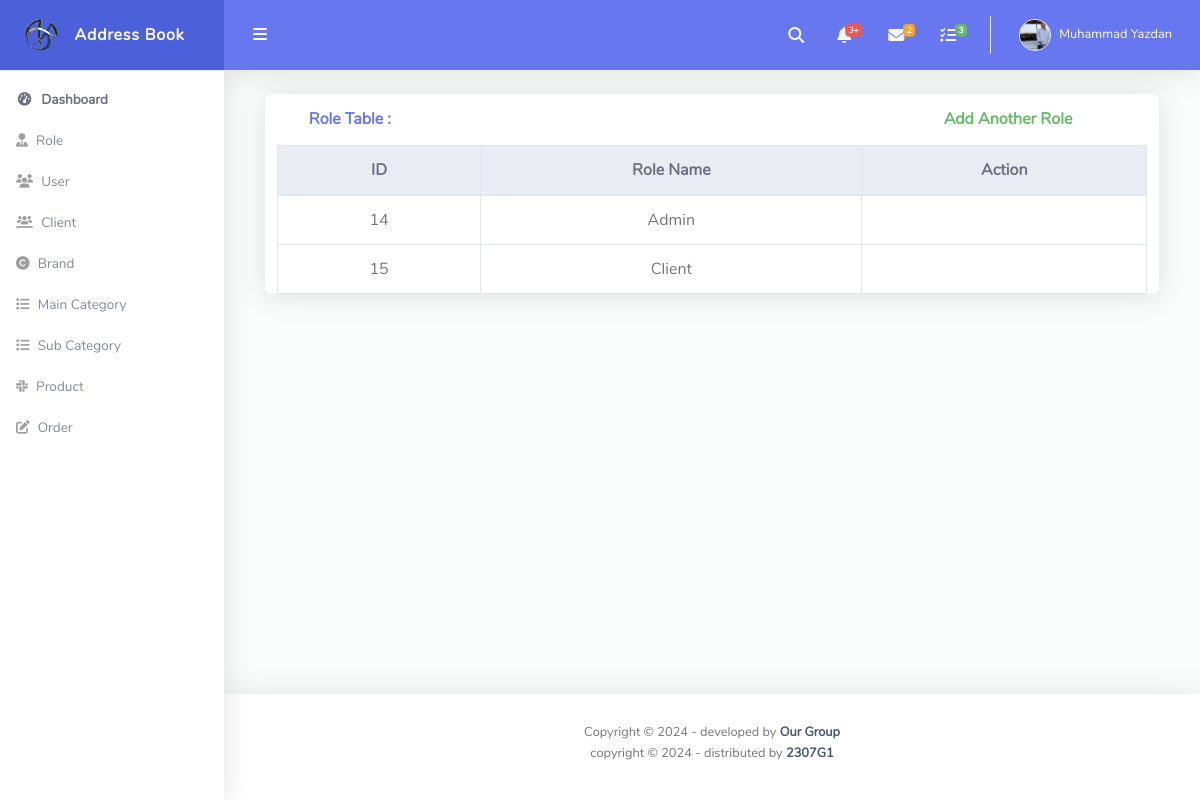
/admin/role_show.php, run on an earlier commit of the app's database.
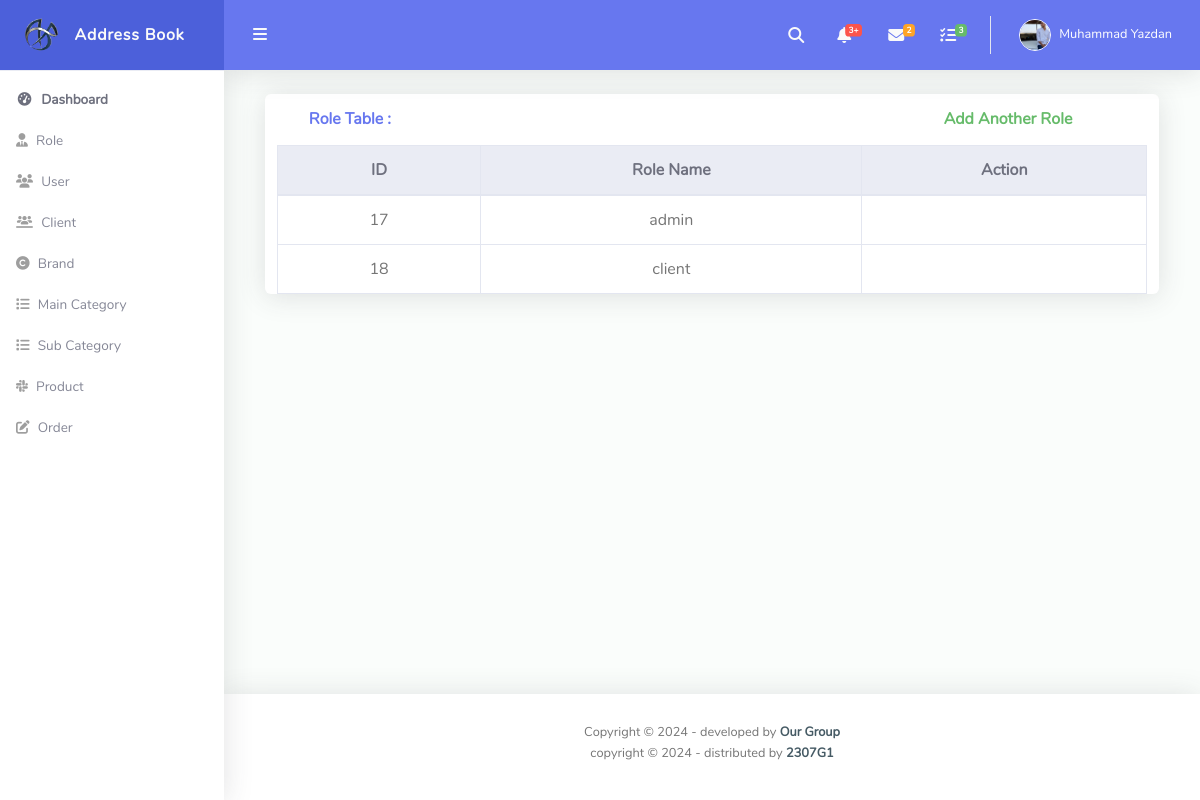
And on a later commit of the database.
### tables this page shows
CREATE TABLE `role` (
  `id` int(11) NOT NULL,
  `role_name` varchar(255) NOT NULL
);

### admin/role_show.php (the view, shortened to what this page needs)
<?php
include("./connection.php");
include("./header.php");
$sql = "select * from role";
$result = mysqli_query($con, $sql);
?>
<div id="content-wrapper" class="d-flex flex-column">
  <div id="content">
    <nav class="navbar navbar-expand navbar-light bg-navbar topbar mb-4 static-top">
      <button id="sidebarToggleTop" class="btn btn-link rounded-circle mr-3">
        <i class="fa fa-bars"></i>
      </button>
      <ul class="navbar-nav ml-auto">
        <li class="nav-item dropdown no-arrow">
          <a class="nav-link dropdown-toggle" href="#" id="searchDropdown" role="button" data-toggle="dropdown" aria-haspopup="true" aria-expanded="false">
            <i class="fas fa-search fa-fw"></i>
          </a>
        </li>
        <li class="nav-item dropdown no-arrow mx-1">
          <a class="nav-link dropdown-toggle" href="#" id="alertsDropdown" role="button" data-toggle="dropdown" aria-haspopup="true" aria-expanded="false">
            <i class="fas fa-bell fa-fw"></i>
            <span class="badge badge-danger badge-counter">3+</span>
          </a>
        </li>
        <li class="nav-item dropdown no-arrow mx-1">
          <a class="nav-link dropdown-toggle" href="#" id="messagesDropdown" role="button" data-toggle="dropdown" aria-haspopup="true" aria-expanded="false">
            <i class="fas fa-envelope fa-fw"></i>
            <span class="badge badge-warning badge-counter">2</span>
          </a>
        </li>
        <li class="nav-item dropdown no-arrow mx-1">
          <a class="nav-link dropdown-toggle" href="#" id="messagesDropdown" role="button" data-toggle="dropdown" aria-haspopup="true" aria-expanded="false">
            <i class="fas fa-tasks fa-fw"></i>
            <span class="badge badge-success badge-counter">3</span>
          </a>
        </li>
        <li class="nav-item dropdown no-arrow">
          <a class="nav-link dropdown-toggle" href="#" id="userDropdown" role="button" data-toggle="dropdown" aria-haspopup="true" aria-expanded="false">
            <img class="img-profile rounded-circle" src="../me.png" style="max-width: 60px">
            <span class="ml-2 d-none d-lg-inline text-white small">Muhammad Yazdan</span>
          </a>
        </li>
      </ul>
    </nav>
    <div class="card col-lg-11 mx-auto">
      <div class="container">
        <div class="row">
          <div class="col-lg-9 card-header py-3 d-flex flex-row align-items-center justify-content-between">
            <h6 class="m-0 font-weight-bold text-primary">Role Table :</h6>
          </div>
          <div class="col-lg-3 card-header py-3 d-flex flex-row align-items-center justify-content-between">
            <a href="./role_add.php">
              <h6 class="m-0 font-weight-bold text-success">Add Another Role</h6>
            </a>
          </div>
        </div>
      </div>
      <div class="table-responsive">
        <table class="table align-items-center table-bordered border-dark text-center">
          <thead class="thead-light">
            <tr>
              <th>ID</th>
              <th>Role Name</th>
              <th>Action</th>
            </tr>
          </thead>
          <tbody>
            <tr>
              <?php
              while ($rows = mysqli_fetch_assoc($result)) {
              ?>
                <td><?php echo $rows['id'] ?></td>
                <td><?php echo $rows['role_name'] ?></td>
                <td><a href="role_update.php?id=<?php echo $rows['id'] ?>">
                      </td>
            </tr>
          <?php  } ?>
          </tbody>
        </table>
      </div>
    </div>
  </div>
  <?php
  include("./footer.php");
  ?>

What changed in the data, as far as the page shows it:
removed role: id "14", role_name "Admin"
removed role: id "15", role_name "Client"
added role: id "17", role_name "admin"
added role: id "18", role_name "client"
